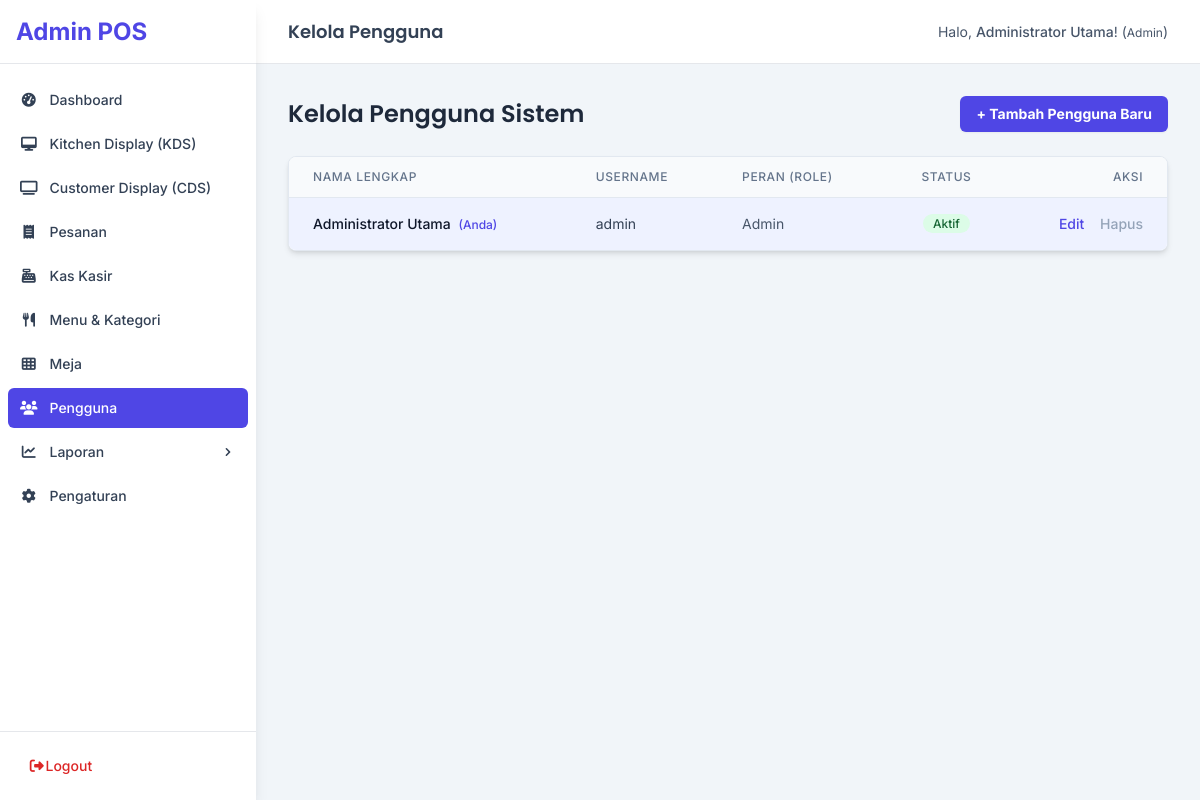
Page /admin/users (signed in) on the committed database.
### tables this page shows
CREATE TABLE IF NOT EXISTS `users` (
  `id` int(10) unsigned NOT NULL AUTO_INCREMENT,
  `username` varchar(50) NOT NULL COMMENT 'Username untuk login',
  `password` varchar(255) NOT NULL COMMENT 'HARUS disimpan dalam bentuk hash!',
  `name` varchar(100) NOT NULL COMMENT 'Nama lengkap pengguna',
  `role` enum('admin','staff','kitchen') NOT NULL DEFAULT 'staff' COMMENT 'Peran pengguna (admin, staff kasir, staff dapur)',
  `is_active` tinyint(1) NOT NULL DEFAULT '1' COMMENT 'Status aktif pengguna',
  `created_at` timestamp DEFAULT CURRENT_TIMESTAMP,
  `updated_at` timestamp DEFAULT CURRENT_TIMESTAMP ON UPDATE CURRENT_TIMESTAMP,
  PRIMARY KEY (`id`)  ,
  UNIQUE KEY `username` (`username`),
  KEY `idx_users_username` (`username`)
);

### app/Controllers/Admin/UserController.php (called while the page is built, shortened)
<?php
class UserController extends Controller {
    private $userModel;
    public function __construct() { $this->userModel = $this->model('User'); AuthHelper::requireAdmin(); }
    public function index() { $users = $this->userModel->all(); $this->view('admin.users.index', ['pageTitle' => 'Kelola Pengguna','users' => $users], 'admin_layout'); }
}
?>

### app/Core/Router.php (called while the page is built, shortened)
<?php
class Router {
    protected $routes = [];
    public function addRoute(string $method, string $route, string $controllerAction): void {
        $route = trim($route, '/');
        $route = preg_replace('/\{([a-z_]+)\}/', '(?P<\1>[a-zA-Z0-9_-]+)', $route);
        $routePattern = ($route === '') ? '#^$#' : '#^' . $route . '$#';
        $this->routes[strtoupper($method)][$routePattern] = $controllerAction;
    }
    protected function match(): array|false {
        $fullPath = trim(parse_url($_SERVER['REQUEST_URI'] ?? '', PHP_URL_PATH) ?? '', '/');
        $basePath = defined('BASE_URL') ? trim(parse_url(BASE_URL, PHP_URL_PATH) ?? '', '/') : '';
        $relativePath = '';
        if (!empty($basePath)) {
            if (str_starts_with($fullPath, $basePath . '/')) {
                $relativePath = substr($fullPath, strlen($basePath) + 1);
            } elseif ($fullPath === $basePath) {
                $relativePath = '';
            } else {
                 $relativePath = $fullPath;
            }
        } else {
            $relativePath = $fullPath;
        }
        $requestUrlForPreg = $relativePath;
        $requestMethod = strtoupper($_SERVER['REQUEST_METHOD'] ?? 'GET');
        if (isset($this->routes[$requestMethod])) {
            foreach ($this->routes[$requestMethod] as $routePattern => $controllerAction) {
                if (preg_match($routePattern, $requestUrlForPreg, $matches)) {
                    $params = [];
                    list($controller, $action) = explode('@', $controllerAction, 2);
                    return [
                        'controller' => $controller,
                        'action' => $action,
                        'params' => $params
                    ];
                }
            }
        }
        return false;
    }
    public function dispatch(): void {
        $match = $this->match();
        $controllerClassName = 'App\\Controllers\\' . $match['controller'];
        $actionName = $match['action'];
        $params = $match['params'];
        $controllerInstance = new $controllerClassName();
        try {
            call_user_func_array([$controllerInstance, $actionName], $params);
        } catch (\Throwable $e) {
             error_log("Error executing action {$controllerClassName}@{$actionName}: " . $e->getMessage() . "\nTrace: " . $e->getTraceAsString());
             throw $e;
        }
    }
}
?>

### public/index.php (called while the page is built, shortened)
<?php
$router = new App\Core\Router();
try {
    $router->dispatch();
} catch (\Throwable $e) {
    error_log("Unhandled Exception/Error: " . $e->getMessage() . "\n" . $e->getTraceAsString());
    http_response_code(500);
    echo "<!DOCTYPE html><html><head><title>Error</title></head><body>";
    echo "<h1>Terjadi Kesalahan</h1>";
    echo "<p>Maaf, terjadi kesalahan pada server. Silakan coba lagi nanti.</p>";
    if (defined('ENVIRONMENT') && ENVIRONMENT === 'development') {
        echo "<pre>Error: " . htmlspecialchars($e->getMessage(), ENT_QUOTES) . "</pre>";
        echo "<pre>" . htmlspecialchars($e->getTraceAsString(), ENT_QUOTES) . "</pre>";
    }
    echo "</body></html>";
    exit;
}
?>

### app/Helpers/UrlHelper.php (called while the page is built, shortened)
<?php
class UrlHelper {
    public static function baseUrl(string $path = ''): string {
        $baseUrl = rtrim(BASE_URL, '/');
        $path = ltrim($path, '/');
        return $baseUrl . '/' . $path;
    }
}
?>

### app/Core/Database.php (called while the page is built, shortened)
<?php
class Database
{
    private $conn = null;
    private static $instance = null;
    private $host = DB_HOST;
    private $user = DB_USER;
    private $pass = DB_PASS;
    private $name = DB_NAME;
    private $port = DB_PORT;
    private function __construct()
    {
        $dsn = 'mysql:host=' . $this->host . ';port=' . $this->port . ';dbname=' . $this->name . ';charset=utf8mb4';
        $options = [
            PDO::ATTR_ERRMODE => PDO::ERRMODE_EXCEPTION,
            PDO::ATTR_DEFAULT_FETCH_MODE => PDO::FETCH_ASSOC,
            PDO::ATTR_EMULATE_PREPARES => false,
        ];
        try {
            $this->conn = new PDO($dsn, $this->user, $this->pass, $options);
        } catch (PDOException $e) {
            error_log("Database Connection Error: " . $e->getMessage());
            die("Gagal terhubung ke database. Silakan cek konfigurasi atau hubungi administrator.");
        }
    }
    public static function getInstance(): Database
    {
        if (self::$instance == null) {
            self::$instance = new Database();
        }
        return self::$instance;
    }
    public function getConnection(): PDO
    {
        return $this->conn;
    }
}
?>

### app/Core/Model.php (called while the page is built, shortened)
<?php
abstract class Model {
    protected $db;
    protected $table;
    public function __construct() {
        $this->db = Database::getInstance()->getConnection();
    }
    public function all(): array|false {
        try {
            $stmt = $this->db->query("SELECT * FROM {$this->table}");
            return $stmt->fetchAll(PDO::FETCH_ASSOC);
        } catch (PDOException $e) {
            error_log("Error fetching all from {$this->table}: " . $e->getMessage());
            return false;
        }
    }
}
?>

### app/Helpers/AuthHelper.php (called while the page is built, shortened)
<?php
class AuthHelper {
    public static function getUserId(): ?int {
        return $_SESSION['user_id'] ?? null;
    }
}
?>

### app/Helpers/SanitizeHelper.php (called while the page is built, shortened)
<?php
class SanitizeHelper {
    public static function html(mixed $data): string {
        return htmlspecialchars((string)$data, ENT_QUOTES, 'UTF-8');
    }
}
?>

### app/views/admin/users/index.php (the view, shortened to what this page needs)
<?php
$users = $users ?? [];
$loggedInUserId = AuthHelper::getUserId();
?>
<div class="flex justify-between items-center mb-6">
    <h2 class="text-2xl font-semibold text-slate-800">Kelola Pengguna Sistem</h2>
    <a href="<?= UrlHelper::baseUrl('/admin/users/create') ?>" class="bg-indigo-600 hover:bg-indigo-700 text-white text-sm font-bold py-2 px-4 rounded-md transition shadow-sm">
        + Tambah Pengguna Baru
    </a>
</div>
<div class="bg-white shadow-md rounded-lg overflow-hidden border border-slate-200">
    <div class="overflow-x-auto">
        <table class="min-w-full divide-y divide-slate-200">
            <thead class="bg-slate-50">
                <tr>
                    <th scope="col" class="px-6 py-3 text-left text-xs font-medium text-slate-500 uppercase tracking-wider">Nama Lengkap</th>
                    <th scope="col" class="px-6 py-3 text-left text-xs font-medium text-slate-500 uppercase tracking-wider">Username</th>
                    <th scope="col" class="px-6 py-3 text-left text-xs font-medium text-slate-500 uppercase tracking-wider">Peran (Role)</th>
                    <th scope="col" class="px-6 py-3 text-center text-xs font-medium text-slate-500 uppercase tracking-wider">Status</th>
                    <th scope="col" class="px-6 py-3 text-right text-xs font-medium text-slate-500 uppercase tracking-wider">Aksi</th>
                </tr>
            </thead>
            <tbody class="bg-white divide-y divide-slate-200">
                <?php if (empty($users)): ?>
                    <tr>
                        <td colspan="5" class="px-6 py-10 text-center text-slate-500 text-sm">Belum ada pengguna yang terdaftar.</td>
                    </tr>
                <?php else: ?>
                    <?php foreach ($users as $user): ?>
                        <tr class="<?= ($user['id'] === $loggedInUserId) ? 'bg-indigo-50' : ''  ?>">
                            <td class="px-6 py-4 whitespace-nowrap text-sm font-medium text-slate-900">
                                <?= SanitizeHelper::html($user['name']) ?>
                                <?= ($user['id'] === $loggedInUserId) ? '<span class="text-xs text-indigo-600 ml-1">(Anda)</span>' : '' ?>
                            </td>
                            <td class="px-6 py-4 whitespace-nowrap text-sm text-slate-700">
                                <?= SanitizeHelper::html($user['username']) ?>
                            </td>
                            <td class="px-6 py-4 whitespace-nowrap text-sm text-slate-600">
                                <?= SanitizeHelper::html(ucfirst($user['role'])) ?>
                            </td>
                            <td class="px-6 py-4 whitespace-nowrap text-center text-xs font-medium">
                                <?php if ($user['is_active']): ?>
                                    <span class="px-2.5 py-0.5 rounded-full bg-green-100 text-green-800">Aktif</span>
                                <?php else: ?>
                                     <span class="px-2.5 py-0.5 rounded-full bg-slate-100 text-slate-600">Nonaktif</span>
                                <?php endif; ?>
                            </td>
                            <td class="px-6 py-4 whitespace-nowrap text-right text-sm font-medium space-x-3">
                                <a href="<?= UrlHelper::baseUrl('/admin/users/edit/' . $user['id']) ?>" class="text-indigo-600 hover:text-indigo-900" title="Edit">Edit</a>
                                <?php if ($user['id'] !== $loggedInUserId):  ?>
                                    <form action="<?= UrlHelper::baseUrl('/admin/users/destroy/' . $user['id']) ?>" method="POST" class="inline-block delete-confirm-form" data-confirm-message="Yakin ingin menghapus pengguna '<?= SanitizeHelper::html($user['username']) ?>'?">
                                         <button type="submit" class="text-red-600 hover:text-red-900" title="Hapus">Hapus</button>
                                    </form>
                                <?php else: ?>
                                     <span class="text-slate-400 cursor-not-allowed" title="Tidak dapat menghapus diri sendiri">Hapus</span>
                                <?php endif; ?>
                            </td>
                        </tr>
                    <?php endforeach; ?>
                <?php endif; ?>
            </tbody>
        </table>
    </div>
    </div>

### app/views/layouts/admin_layout.php (style rules this page uses)
body { font-family: 'Inter', sans-serif; }
h1, h2, h3, h4, h5, h6 { font-family: 'Poppins', sans-serif; }

### rows in the picture
users: name "Administrator Utama", shows "(Anda)", username "admin", role "Admin", is_active "Aktif", shows "Hapus"

### other values in the picture
SanitizeHelper::html($pageTitle) "Kelola Pengguna"
SanitizeHelper::html(AuthHelper::getUserName() ?? 'User') "Administrator Utama"
SanitizeHelper::html(ucfirst(AuthHelper::getUserRole() ?? '')) "Admin"
